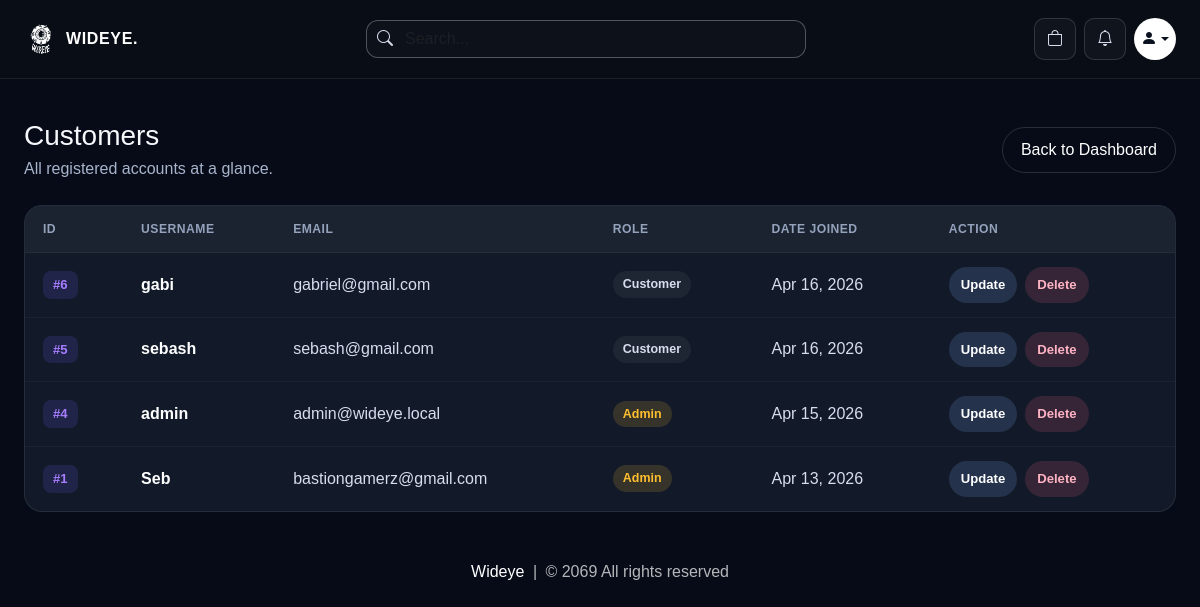
The page /customers (signed in) on the database as committed earlier.
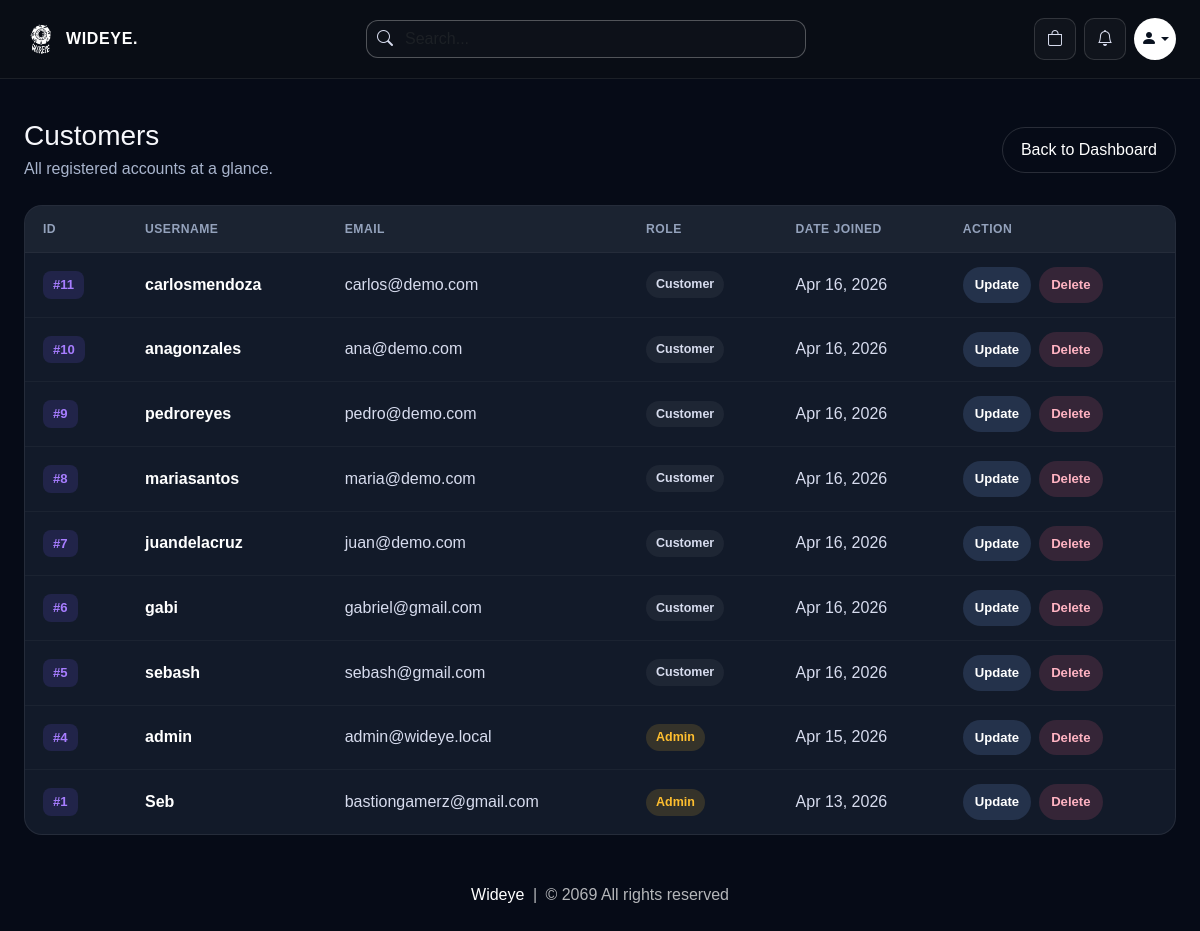
The same page on the database as committed later.
### website/models.py (models this page shows, shortened)
class Customer(db.Model, UserMixin):
    id = db.Column(db.Integer, primary_key=True)
    email = db.Column(db.String(100), unique=True)
    username = db.Column(db.String(100))
    password_hash = db.Column(db.String(150))
    is_admin = db.Column(db.Boolean, default=False, nullable=False)
    face_profile_name = db.Column(db.String(100))
    usual_product_id = db.Column(db.Integer, db.ForeignKey('product.id'), nullable=True)
    date_joined = db.Column(db.DateTime(), default=datetime.utcnow)
    cart_items = db.relationship('Cart', backref=db.backref('customer', lazy=True))
    orders = db.relationship('Order', backref=db.backref('customer', lazy=True))
    usual_product = db.relationship('Product', foreign_keys=[usual_product_id])
    usual_items = db.relationship(
        'UsualOrderItem',
        backref=db.backref('customer', lazy=True),
        cascade='all, delete-orphan',
        order_by='UsualOrderItem.id'
    )
    @property
    def password(self):
        raise AttributeError('Password is not a readable Attribute')

### website/admin.py (the view)
@admin.route('/customers')
@login_required
def display_customers():
    if current_user_is_admin():
        customers = Customer.query.order_by(Customer.date_joined.desc(), Customer.id.desc()).all()
        return render_template('customers.html', customers=customers)
    return render_template('404.html')

### website/admin.py (called while the page is built)
def current_user_is_admin():
    return current_user.is_authenticated and bool(getattr(current_user, 'is_admin', False))

### website/templates/customers.html (shortened to what this page needs)
{% extends 'base.html' %}
{% block body %}
<div class="wideye-shell py-4">
    <div class="d-flex flex-wrap align-items-center justify-content-between gap-3 mb-4">
        <div>
            <h1 class="h3 mb-1">Customers</h1>
            <p style="color:#a8b4cc;" class="mb-0">All registered accounts at a glance.</p>
        </div>
        <a href="/admin-page" style="border:1px solid rgba(255,255,255,0.14);border-radius:999px;padding:10px 18px;color:#fff;">Back to Dashboard</a>
    </div>
    {% if customers | length < 1 %}
    <div class="text-center py-5">
        <h3>No customers yet.</h3>
    </div>
    {% else %}
    <div class="wideye-table-wrap">
        <table class="wideye-table">
            <thead>
                <tr>
                    <th>ID</th>
                    <th>Username</th>
                    <th>Email</th>
                    <th>Role</th>
                    <th>Date Joined</th>
                    <th>Action</th>
                </tr>
            </thead>
            <tbody>
                {% for customer in customers %}
                <tr>
                    <td><span class="wideye-id-badge">#{{ customer.id }}</span></td>
                    <td style="color:#fff;font-weight:600;">{{ customer.username }}</td>
                    <td>{{ customer.email }}</td>
                    <td>
                        <span class="wideye-customer-role {% if customer.is_admin %}admin{% endif %}">
                            {% if customer.is_admin %}Admin{% else %}Customer{% endif %}
                        </span>
                    </td>
                    <td>{{ customer.date_joined.strftime('%b %d, %Y') if customer.date_joined else 'N/A' }}</td>
                    <td>
                        <div class="wideye-customer-actions">
                            <a href="/update-customer/{{ customer.id }}" class="wideye-customer-action edit">Update</a>
                            <a href="/delete-customer/{{ customer.id }}" class="wideye-customer-action delete" onclick="return confirm('Delete {{ customer.username }}? This will remove their account data.');">Delete</a>
                        </div>
                    </td>
                </tr>
                {% endfor %}
            </tbody>
        </table>
    </div>
    {% endif %}
</div>
{% endblock %}

### website/templates/base.html (shortened to what this page needs)
<!DOCTYPE html>
<html lang="en">
<head>
    <link rel="stylesheet" href="https://cdnjs.cloudflare.com/ajax/libs/bootstrap-icons/1.10.5/font/bootstrap-icons.min.css">
    <link rel="stylesheet" href="{{ url_for('static', filename='css/all.min.css') }}">
    <link rel="stylesheet" href="{{ url_for('static', filename='css/bootstrap.min.css') }}">
    <link rel="stylesheet" href="{{ url_for('static', filename='css/style.css') }}">
</head>
<body>
    {% set cart_items = cart | default([], true) | list %}
    <nav class="wideye-navbar">
        <div class="wideye-shell">
            <div class="d-flex flex-wrap align-items-center justify-content-between gap-3">
                <a class="d-flex align-items-center gap-2" href="/">
                    <span class="wideye-brand-mark">
                        <img src="/media/logo.png" alt="Wideye logo" style="width:100%;height:100%;object-fit:contain;border-radius:8px;">
                    </span>
                    <span class="wideye-brand-text">WIDEYE.</span>
                </a>
                <form class="wideye-search-form" role="search" action="/search" method="POST">
                    <div class="wideye-search-wrap d-flex align-items-center">
                        <i class="bi bi-search"></i>
                        <input class="form-control wideye-search-input" name="search" type="search" placeholder="Search..." aria-label="Search">
                    </div>
                </form>
                <div class="d-flex align-items-center gap-2">
                    <a class="wideye-icon-button wideye-nav-icon" href="/cart" aria-label="Cart">
                        <span class="position-relative d-inline-flex">
                            <i class="bi bi-bag"></i>
                        </span>
                    </a>
                    <a class="wideye-icon-button wideye-nav-icon" href="/orders" aria-label="Orders">
                        <i class="bi bi-bell"></i>
                    </a>
                    {% if current_user.is_authenticated %}
                    <div class="dropdown">
                        <a class="wideye-avatar dropdown-toggle" href="#" role="button" id="profileDropdown" data-bs-toggle="dropdown" aria-expanded="false">
                            <i class="bi bi-person-fill"></i>
                        </a>
                    </div>
                    {% else %}
                    <a class="wideye-avatar" href="/login" aria-label="Login">
                        <i class="bi bi-person-fill"></i>
                    </a>
                    {% endif %}
                </div>
            </div>
        </div>
    </nav>
    <div class="wideye-shell pt-3">
    </div>
    {% block body %}
    {% endblock %}
    <footer class="wideye-footer">
        <div class="wideye-shell text-center">
            <a href="/">Wideye</a> <span class="mx-1">|</span> <span>&copy; 2069 All rights reserved</span>
        </div>
    </footer>
</body>
</html>

### website/templates/base.html (style rules this page uses)
* { box-sizing: border-box; }
html { -webkit-text-size-adjust: 100%; }
body { background: #060b17; color: #f6f7fb; min-height: 100vh; font-family: Arial, Helvetica, sans-serif; overflow-x: hidden; }
a { text-decoration: none; }
img, iframe, canvas, video { max-width: 100%; }
.wideye-shell { width: min(calc(100% - clamp(1rem, 4vw, 3rem)), 1280px); margin: 0 auto; }
.wideye-navbar { background: #090d15; border-bottom: 1px solid rgba(255, 255, 255, 0.08); padding: 18px 0; }
.wideye-brand-mark { width: 34px; height: 34px; border-radius: 10px; display: inline-flex; align-items: center; justify-content: center; overflow: hidden; }
.wideye-brand-text { color: #ffffff; font-weight: 700; letter-spacing: 0.04em; }
.wideye-search-form { max-width: 440px; width: 100%; }
.wideye-search-input, .wideye-search-input:focus { background: transparent; border: none; box-shadow: none; color: #ffffff; }
.wideye-search-wrap { border: 1px solid rgba(255, 255, 255, 0.28); border-radius: 12px; background: rgba(255, 255, 255, 0.02); padding: 0 10px; }
.wideye-search-wrap i, .wideye-nav-icon { color: #d7dcee; }
.wideye-icon-button { width: 42px; height: 42px; border-radius: 10px; border: 1px solid rgba(255, 255, 255, 0.14); display: inline-flex; align-items: center; justify-content: center; background: rgba(255, 255, 255, 0.03); }
.wideye-avatar { width: 42px; height: 42px; border-radius: 50%; background: linear-gradient(135deg, #ffffff, #ffffff); color: #09111f; display: inline-flex; align-items: center; justify-content: center; font-size: 1rem; }
.wideye-footer { color: rgba(255, 255, 255, 0.7); padding: 24px 0 32px; }
.wideye-footer a { color: #ffffff; }

### website/templates/customers.html (style rules this page uses)
.wideye-table-wrap { background: #121a29; border: 1px solid rgba(255, 255, 255, 0.08); border-radius: 18px; overflow: hidden; }
.wideye-table { width: 100%; border-collapse: collapse; margin: 0; }
.wideye-table thead { background: rgba(255, 255, 255, 0.04); }
.wideye-table th { padding: 14px 18px; font-size: 0.76rem; text-transform: uppercase; letter-spacing: 0.04em; color: #94a2bc; font-weight: 600; border-bottom: 1px solid rgba(255, 255, 255, 0.08); }
.wideye-table td { padding: 14px 18px; color: #d7dcee; border-bottom: 1px solid rgba(255, 255, 255, 0.04); }
.wideye-table tbody tr:last-child td { border-bottom: none; }
.wideye-id-badge { background: rgba(123, 97, 255, 0.15); color: #a77dff; font-weight: 700; font-size: 0.82rem; padding: 4px 10px; border-radius: 8px; display: inline-block; }
.wideye-customer-role { display: inline-flex; align-items: center; gap: 6px; padding: 4px 10px; border-radius: 999px; font-size: 0.78rem; font-weight: 700; background: rgba(255, 255, 255, 0.05); color: #d7dcee; }
.wideye-customer-role.admin { background: rgba(255, 191, 47, 0.15); color: #ffbf2f; }
.wideye-customer-actions { display: flex; flex-wrap: wrap; gap: 8px; }
.wideye-customer-action { display: inline-flex; align-items: center; justify-content: center; padding: 8px 12px; border-radius: 999px; font-weight: 700; font-size: 0.82rem; white-space: nowrap; }
.wideye-customer-action.edit { background: #24324b; color: #ffffff; }
.wideye-customer-action.delete { background: rgba(255, 99, 132, 0.15); color: #ffb3c2; }

Rows that differ between the two databases and show on the page:
added Customer: id "11", username "carlosmendoza", email "carlos@demo.com", is_admin "Customer", date_joined "Apr 16, 2026"
added Customer: id "10", username "anagonzales", email "ana@demo.com", is_admin "Customer", date_joined "Apr 16, 2026"
added Customer: id "9", username "pedroreyes", email "pedro@demo.com", is_admin "Customer", date_joined "Apr 16, 2026"
added Customer: id "8", username "mariasantos", email "maria@demo.com", is_admin "Customer", date_joined "Apr 16, 2026"
added Customer: id "7", username "juandelacruz", email "juan@demo.com", is_admin "Customer", date_joined "Apr 16, 2026"
